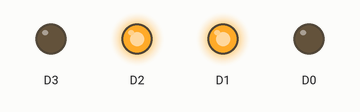
Recording of a sketch running on a simulated ESP8266 (NodeMCU). Parts: output pins drawn as LEDs (lit = HIGH).

Above: at 0.1 s.
Timing chart, 0 to 1.6 s (numbered marks = the images above):
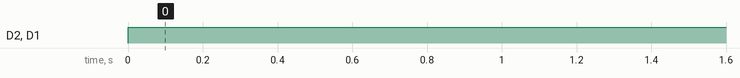

The sketch:

motor_test.ino
```cpp
void setup() {
  // put your setup code here, to run once:
    pinMode(D0, OUTPUT);
  pinMode(D1, OUTPUT);
  pinMode(D2, OUTPUT);
  pinMode(D3, OUTPUT);

}

void loop() {
  // put your main code here, to run repeatedly:
      digitalWrite(LED_BUILTIN,HIGH);

    digitalWrite(D1, HIGH);

    digitalWrite(D2, HIGH);

    digitalWrite(D0, LOW);

    digitalWrite(D3, LOW);

    delay(100);

    digitalWrite(LED_BUILTIN,LOW);

    delay(100);

}
```

Measured:
- by itself, D2, D1: LOW → HIGH at 0.00 s
